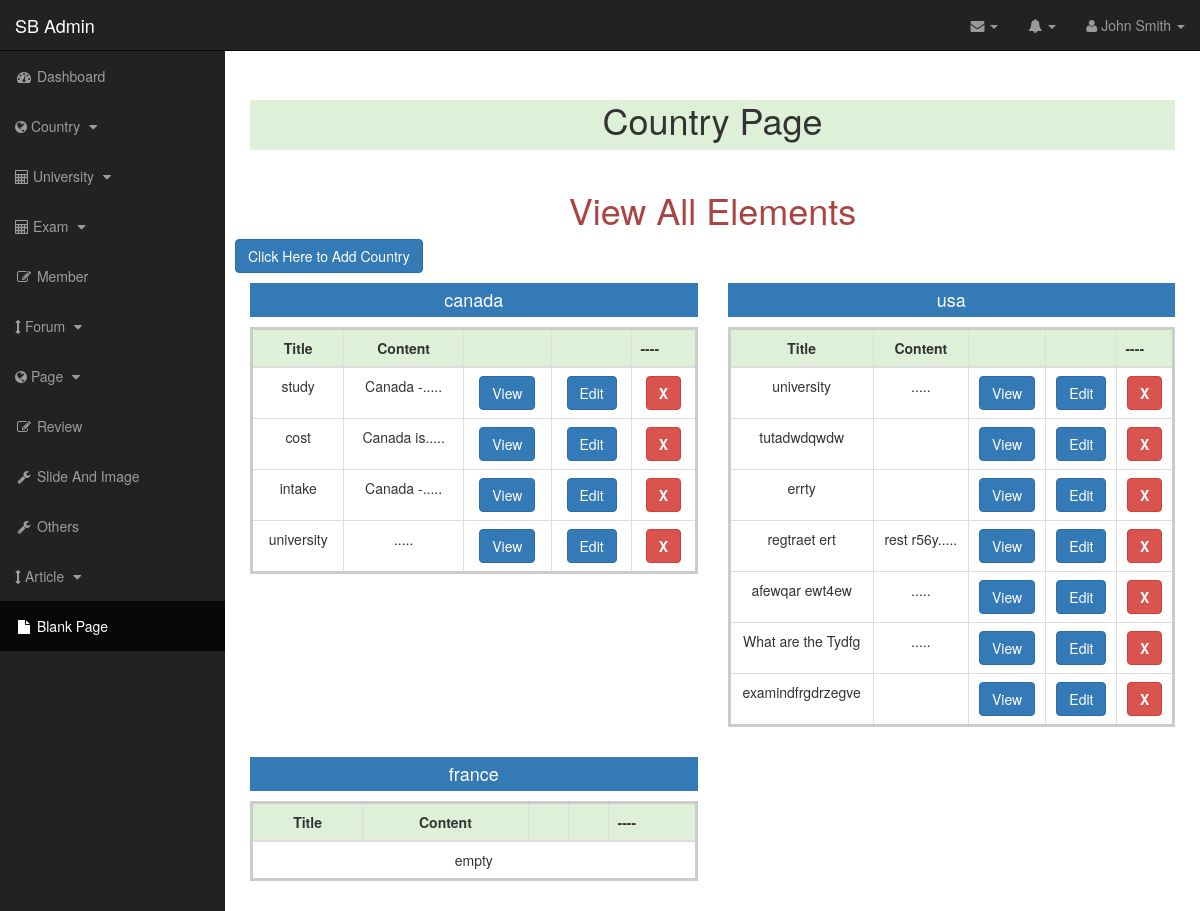
The app's page /admin/country.php (signed in) with its own data.
### tables this page shows
CREATE TABLE `country` (
  `id` int(11) NOT NULL,
  `title` varchar(100) DEFAULT NULL
);

CREATE TABLE `maincontent` (
  `id` int(11) NOT NULL,
  `title` varchar(100) NOT NULL,
  `cntry_id` int(11) NOT NULL,
  `content` text NOT NULL
);

### classes/Country.php (called while the page is built, shortened)
<?php
 $filepath = realpath(dirname(__FILE__));
 include_once ($filepath.'/../lib/Database.php');
 include_once ($filepath.'/../helpers/Format.php');
class Country
{
	private $db;
	private $fm;
	function __construct(){
		$this->db = new Database();
		$this->fm = new Format();
	}
	function allCountry(){
		$sql ='SELECT * FROM `country`';
		$fetchAll = $this->db->select($sql);
		return $fetchAll;
	}
	function viewContryContent($id){
	 	$id = $this->fm->validation($id);
		$id = mysqli_real_escape_string($this->db->link,$id);
	 	$sql = "SELECT * FROM `maincontent` WHERE cntry_id='".$id."'";
	 	$fetchAll = $this->db->select($sql);
	 	return $fetchAll;
	}
}

### lib/Database.php (called while the page is built, shortened)
<?php
 $filepath = realpath(dirname(__FILE__));
Class Database{
	public $host   = DB_HOST;
	public $user   = DB_USER;
	public $pass   = DB_PASS;
	public $dbname = DB_NAME;
	public $link;
	private function connectDB(){
	$this->link = new mysqli($this->host, $this->user, $this->pass, $this->dbname);
 }
	public function select($query){
		$result = $this->link->query($query) or die($this->link->error.__LINE__);
		if($result->num_rows > 0){
			return $result;
		} else {
			return false;
		}
	}
}

### helpers/Format.php (called while the page is built, shortened)
<?php
class Format{
	public function textShorten($text, $limit = 400){
		$text = $text. " ";
		$text = substr($text, 0, $limit);
		$text = substr($text, 0, strrpos($text, ' '));
		$text = $text.".....";
		return $text;
	}
	public function validation($data){
		$data = trim($data);
		$data = stripcslashes($data);
		$data = htmlspecialchars($data);
		return $data;
	}
}
?>

### admin/inc/view_all_country.php (the view, shortened to what this page needs)
<div class="row">
	<h1 class="text-center text-danger">View All Elements</h1>
	<button type="button" class="btn btn-primary" data-toggle="modal" data-target="#addcountry">
		Click Here to Add Country
	</button>
	<div class="col-md-12">
		<div class="row">
<?php
$allCountry = $cntry->allCountry();
if ($allCountry) {
  while ($row = mysqli_fetch_array($allCountry)){
 ?>
			<div class="col-md-6">
				<h4 class="bg-primary text-center" style="padding: 7px;"><?php echo $row['title']; ?></h4>
				<div class="table-responsive">
					<table class="table table-bordered table-hovered" style="border: 3px solid #ccc">
						<thead class="bg-success">
							<th class="text-center">Title</th>
							<th class="text-center">Content</th>
							<th></th>
							<th></th>
							<th>----</th>
						</thead>
				       	<tbody class="text-center">
<?php
 $viewContryContent = $cntry->viewContryContent($row['id']);
 if ($viewContryContent) {
   	while($row1 = mysqli_fetch_array($viewContryContent)){;?>
   							<tr>
				       			<td><?php echo $row1['title']; ?></td>
				       			<td><?php echo htmlspecialchars_decode($fm->textShorten($row1['content'],20)); ?></td>
				       			<td><a href="details.php?name=country&id=<?php echo $row1['id']; ?>" class="btn btn-primary">View</a></td>
				       			<td><a href="?source=edit_country&id=<?php echo $row1['id']; ?>" class="btn btn-primary">Edit</a></td>
				       			<td><a href="" class="text-muted btn btn-danger"><b>X</b></a></td>
				       		</tr>
   <?php
   }}else{
   		echo '<tr >
				       		<td colspan="5">empty</td>
				       		</tr>';
   }
?>
				    	</tbody>
					</table>
				</div>
			</div>
				<?php }} ?>
		</div>
	</div>
</div>

### admin/css/sb-admin.css (style rules this page uses)
body { margin-top: 100px; background-color: #222; }
@media (min-width:768px) { body { margin-top: 50px; } }

### records on screen
country: title "canada"
maincontent: title "study", content "Canada -....."
maincontent: title "cost", content "Canada is....."
maincontent: title "intake", content "Canada -....."
maincontent: title "university", content "....."
country: title "usa"
maincontent: title "university", content "....."
maincontent: title "tutadwdqwdw"
maincontent: title "errty"
maincontent: title "regtraet ert", content "rest r56y....."
maincontent: title "afewqar ewt4ew", content "....."
maincontent: title "What are the Tydfg", content "....."
maincontent: title "examindfrgdrzegve"
country: title "france", shows "empty"
